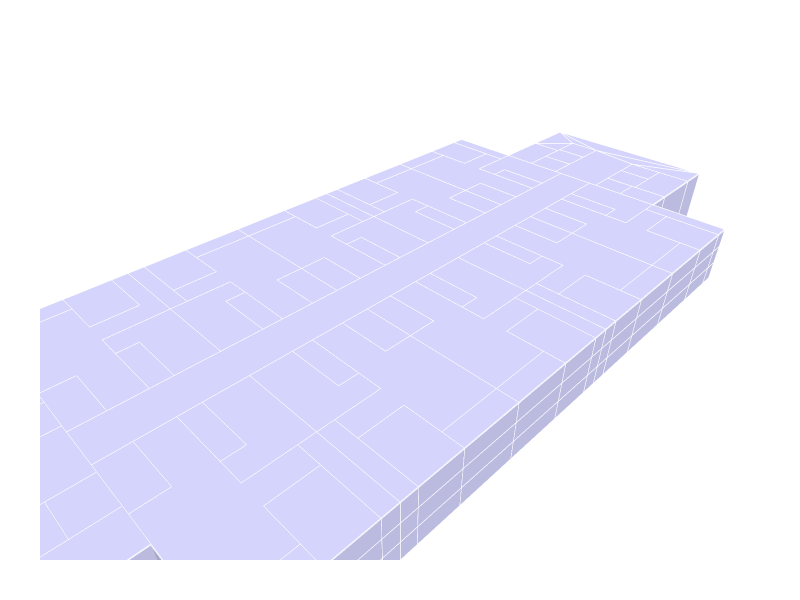

Notebook cell for this chart:
### Markdown cell above
## 6. Show the geometry

### Code cell
Topology.Show(objects,
              faceColor=[210,210,250],
            #   faceOpacity=1,
              edgeColor="white",
              edgeWidth=3,
              faceOpacity=0.3,
              showVertices=False,
              backgroundColor="white",
              width=800,
              height=600,
              renderer = renderer)
